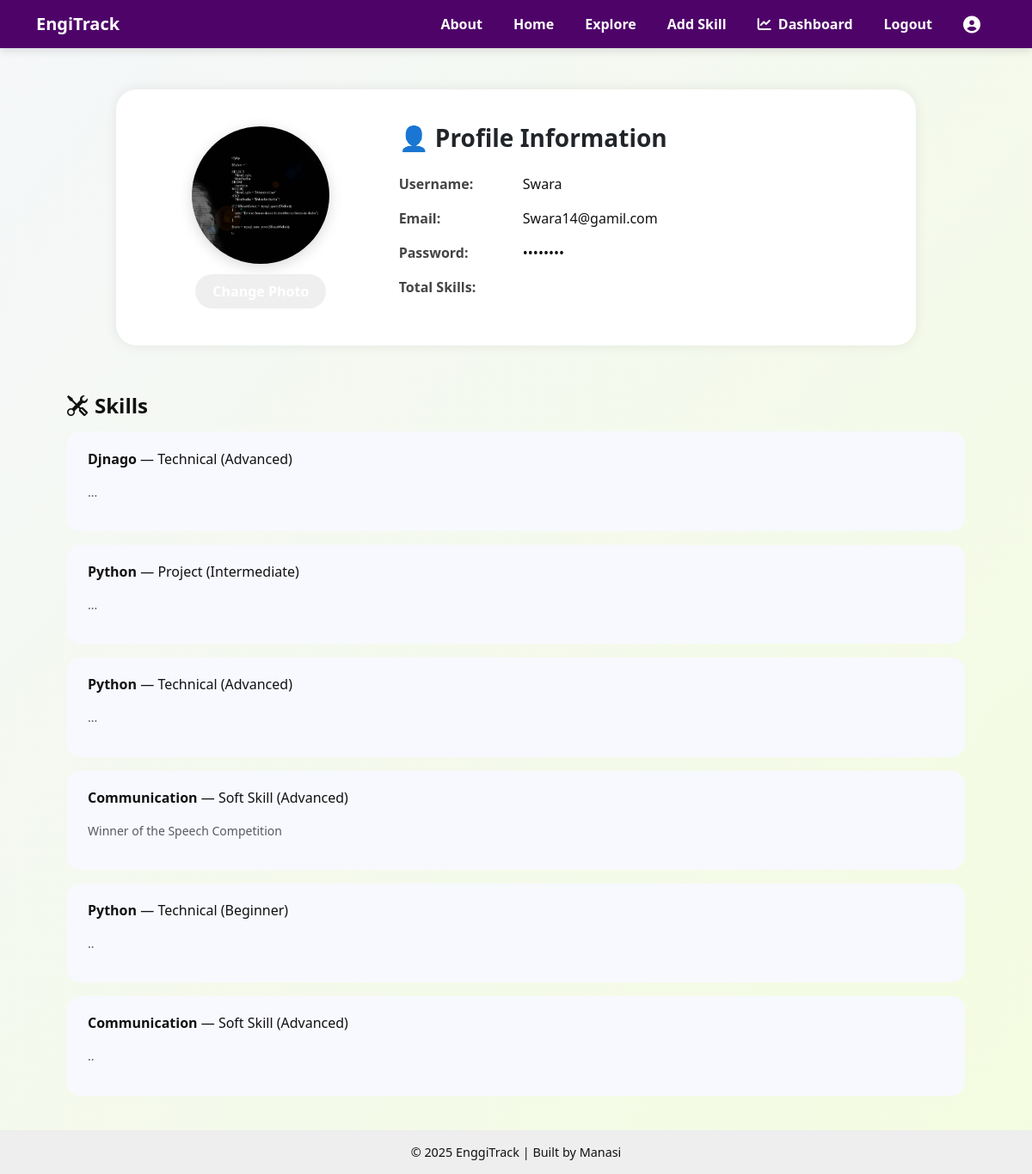
Screenshot of /profile/ (signed in) with the database file from the repository.
### tracker/models.py (models this page shows, shortened)
class UserProfile(models.Model):
    user = models.OneToOneField(User, on_delete=models.CASCADE)
    profile_pic = models.ImageField(upload_to='profile_photos/', default='profile_photos/default.jpg')

class Skill(models.Model):
    CATEGORY_CHOICES = [
        ('Technical', 'Technical'),
        ('Soft Skill', 'Soft Skill'),
        ('Certification', 'Certification'),
        ('Project', 'Project'),
        ('Other', 'Other'),
    ]
    LEVEL_CHOICES = [
        ('Beginner', 'Beginner'),
        ('Intermediate', 'Intermediate'),
        ('Advanced', 'Advanced'),
    ]
    user = models.ForeignKey(User, on_delete=models.CASCADE, null=True, blank=True)
    name = models.CharField(max_length=100)
    category = models.CharField(max_length=50, choices=CATEGORY_CHOICES)
    level = models.CharField(max_length=50, choices=LEVEL_CHOICES)
    description = models.TextField(blank=True)
    created_at = models.DateTimeField(auto_now_add=True)
    updated_at = models.DateTimeField(auto_now=True)
    goal_date = models.DateField(null=True, blank=True)  # NEW
    certificate = models.FileField(upload_to='certificates/', blank=True, null=True)

### tracker/views.py (the view)
# urls.py: path('profile/', views.profile_view, name='profile'),
@login_required
def profile_view(request):
    profile, created= UserProfile.objects.get_or_create(user=request.user)
    skills = Skill.objects.filter(user = request.user)
    if request.method == 'POST':
        form = ProfileImageForm(request.POST, request.FILES, instance=profile)
        if form.is_valid():
            form.save()
            return redirect('profile')
    else:
        form = ProfileImageForm(instance=profile)
    return render(request, 'tracker/profile.html', {'form': form, 'user_profile': profile,'skills':skills,})

### tracker/templates/tracker/profile.html (shortened to what this page needs)
{% extends 'base.html' %}
{% load static %}
{% block content %}
<div class="container-fluid mt-5">
  <div class="row justify-content-center">
    <div class="col-lg-10 profile-container">
      <div class="row align-items-center">
        <div class="col-md-4 text-center mb-4 mb-md-0">
          <form method="post" enctype="multipart/form-data">
            <label for="id_profile_pic">
              <img src="{{ user_profile.profile_pic.url }}" alt="Profile Picture" class="profile-pic">
            </label>
            <br>
            <button type="submit" class="upload-btn">Change Photo</button>
          </form>
        </div>
        <div class="col-md-8 info-section">
          <h3 class="fw-bold text-dark mb-4">👤 Profile Information</h3>
          <p><span class="info-label">Username:</span> {{ user_profile.user.username }}</p>
          <p><span class="info-label">Email:</span> {{ user_profile.user.email }}</p>
          <p><span class="info-label">Password:</span> ••••••••</p>
          <p><span class="info-label">Total Skills:</span> <span class="badge-skill-count">{{ skills.count }}</span></p>
        </div>
      </div>
    </div>
  </div>
  <div class="row px-4 mt-4">
    <div class="col-12">
      <h4 class="fw-bold mb-3"><i class="bi bi-tools me-2"></i>Skills</h4>
      {% if skills %}
        {% for skill in skills %}
          <div class="skill-card">
            <p><strong>{{ skill.name }}</strong> — {{ skill.category }} ({{ skill.level }})</p>
            {% if skill.description %}
              <p class="text-muted small">{{ skill.description }}</p>
            {% endif %}
          </div>
        {% endfor %}
      {% else %}
        <p class="text-muted">No skills added yet.</p>
      {% endif %}
    </div>
  </div>
</div>
{% endblock %}

### tracker/templates/base.html (shortened to what this page needs)
{% load static %}
<!DOCTYPE html>
<html lang="en">
<head>
    <link href="https://cdn.jsdelivr.net/npm/bootstrap@5.3.3/dist/css/bootstrap.min.css" rel="stylesheet">
    <link rel="stylesheet" href="https://cdnjs.cloudflare.com/ajax/libs/font-awesome/6.5.0/css/all.min.css">
    <link rel="stylesheet" href="https://cdn.jsdelivr.net/npm/bootstrap-icons@1.10.5/font/bootstrap-icons.css">
    <link href="https://cdnjs.cloudflare.com/ajax/libs/font-awesome/6.5.0/css/all.min.css" rel="stylesheet">
</head>
<body>
    <nav class="navbar navbar-expand-lg">
      <div class="container">
        <a class="navbar-brand fw-bold text-white" href="{% url 'home' %}">EngiTrack</a>
        <div class="collapse navbar-collapse" id="navbarNav">
          <ul class="navbar-nav ms-auto">
            <li class="nav-item">
              <a class="nav-link" href="{% url 'about' %}">About</a>
            </li>
            <li class="nav-item">
              <a class="nav-link" href="{% url 'home' %}">Home</a>
            </li>
            <li class="nav-item">
              <a class="nav-link" href="{% url 'explore_skills' %}">Explore</a>
            </li>
            {% if user.is_authenticated %}
              <li class="nav-item">
                <a class="nav-link" href="{% url 'add_skill' %}">Add Skill</a>
              </li>
              <li class="nav-item">
                <a class="nav-link" href="{% url 'dashboard' %}">
                  <i class="fas fa-chart-line me-1"></i> Dashboard
                </a>
              </li>
              <li class="nav-item">
                <a class="nav-link" href="{% url 'logout_user' %}">Logout</a>
              </li>
              <li class="nav-item">
                <a class="nav-link" href="{% url 'profile' %}" title="Profile">
                  <i class="fas fa-user-circle fa-lg"></i>
                </a>
              </li>
            {% endif %}
          </ul>
        </div>
      </div>
    </nav>
    <div class="container my-4">
        {% block content %}
        {% endblock %}
    </div>
    <div class="footer">
        © 2025 EnggiTrack | Built by Manasi
    </div>
</body>
</html>

### tracker/templates/base.html (style rules this page uses)
:root { --bg: #FCFCF6; --text: #111111; --accent: rgb(250, 248, 251); --skyblue: rgb(102, 43, 160); --pink: #F68CB9; }
body { background-color: var(--bg); color: var(--text); font-family: 'Segoe UI', Tahoma, Geneva, Verdana, sans-serif; margin: 0; padding: 0; }
.navbar { background-color: rgb(78, 3, 105) !important; box-shadow: 0 2px 10px rgba(0, 0, 0, 0.15); }
.navbar .nav-link { font-weight: 600; color: white !important; margin: 0 10px; }
.footer { text-align: center; padding: 15px; background-color: #eee; font-size: 0.9rem; color: var(--text); }

### tracker/templates/tracker/profile.html (style rules this page uses)
body { background: linear-gradient(to bottom right, #f5f7fa,rgb(244, 252, 224)); font-family: 'Segoe UI', sans-serif; }
.profile-container { background-color: white; border-radius: 1.5rem; padding: 2.5rem 2rem; box-shadow: 0 0 15px rgba(0, 0, 0, 0.08); margin-bottom: 2rem; }
.profile-pic { width: 160px; height: 160px; object-fit: cover; border-radius: 50%; box-shadow: 0 4px 16px rgba(0, 0, 0, 0.15); transition: 0.3s; }
.upload-btn { margin-top: 12px; background: linear-gradient(45deg,rgb(122, 85, 186)); border: none; color: white; padding: 0.5rem 1.25rem; border-radius: 25px; font-weight: 600; transition: 0.3s ease; }
.info-label { font-weight: 600; color: #444; width: 140px; display: inline-block; }
.badge-skill-count { font-size: 1rem; background: linear-gradient(45deg,rgb(122, 85, 186)); padding: 0.4rem 0.9rem; color: white; border-radius: 20px; }
.skill-card { background: #f8f9ff; border-radius: 1rem; padding: 1.2rem 1.5rem; margin-bottom: 1rem; }

### rows the page displays
UserProfile: profile_pic (picture), user.username "Swara", user.email "Swara14@gamil.com"
Skill: name "Djnago", category "Technical", level "Advanced", description "..."
Skill: name "Python", category "Project", level "Intermediate", description "..."
Skill: name "Python", category "Technical", level "Advanced", description "..."
Skill: name "Communication", category "Soft Skill", level "Advanced", description "Winner of the Speech Competition"
Skill: name "Python", category "Technical", level "Beginner", description ".."
Skill: name "Communication", category "Soft Skill", level "Advanced", description ".."
